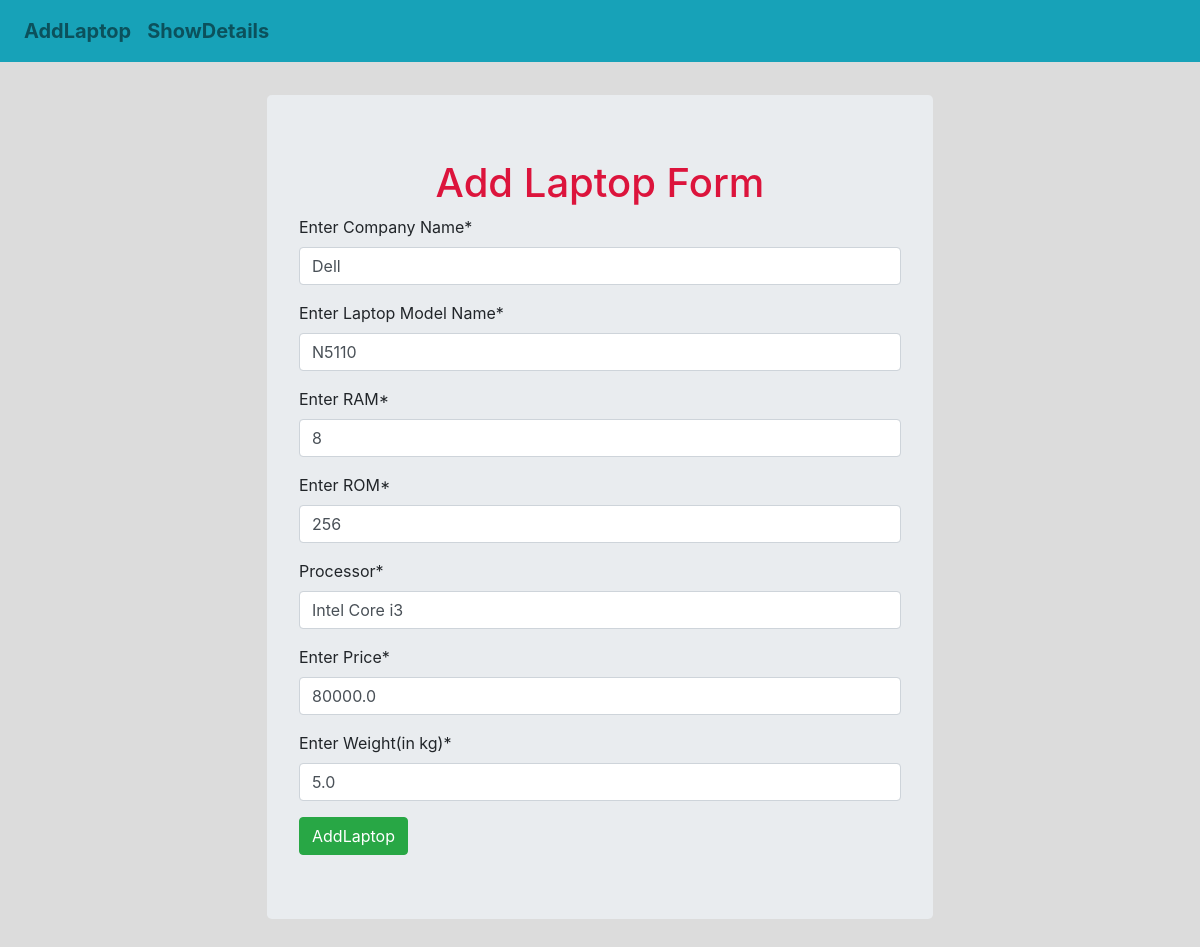
The page /laptop/update/5/ on the database its author committed.
### LaptopApp/models.py (models this page shows)
class Laptop(models.Model):
    company = models.CharField(max_length=32)
    model_name = models.CharField(max_length=32)
    ram = models.IntegerField()
    rom = models.IntegerField()
    processor = models.CharField(max_length=32)
    price = models.FloatField()
    weight = models.FloatField()

### LaptopApp/views.py (the view)
# urls.py: path('update/<int:i>/',views.updateView,name="update"),
def updateView(request,i):
    laptop = Laptop.objects.get(id=i)
    form = LaptopModelForm(instance=laptop)
    if request.method == 'POST':
        form = LaptopModelForm(request.POST,instance=laptop)
        if form.is_valid():
            form.save()
            return redirect("show_laptop")
    template_name = "LaptopApp/laptop.html"
    context = {'form': form}
    return render(request, template_name, context)

### LaptopApp/forms.py (shortened to what this page needs)
class LaptopModelForm(forms.ModelForm):
    class Meta:
        model = Laptop
        fields = "__all__"
        labels = {
            'company':'Enter Company Name',
            'model_name':'Enter Laptop Model Name',
            'ram':'Enter RAM',
            'rom':'Enter ROM',
            'price':'Enter Price',
            'weight':'Enter Weight(in kg)'
        }
        widgets = {
            'ram':forms.TextInput(attrs={'placeholder':'in GB'}),
            'rom':forms.TextInput(attrs={'placeholder':'in GB'})
        }

### templates/LaptopApp/laptop.html (shortened to what this page needs)
{% extends "LaptopApp/base.html" %}
{% load crispy_forms_tags %}
{% block content %}
    <div class="container">
        <form method="post" class="jumbotron " style="margin:3% auto;width:60%">
            <h1 style="text-align:center;color:crimson">Add Laptop Form</h1>
            {{form | crispy}}
            <input type="submit" value="AddLaptop" class="btn btn-success">
        </form>
    </div>
{% endblock %}

### rows shown on the page
Laptop: company "Dell", model_name "N5110", ram "8", rom "256", processor "Intel Core i3", price "80000.0", weight "5.0"
